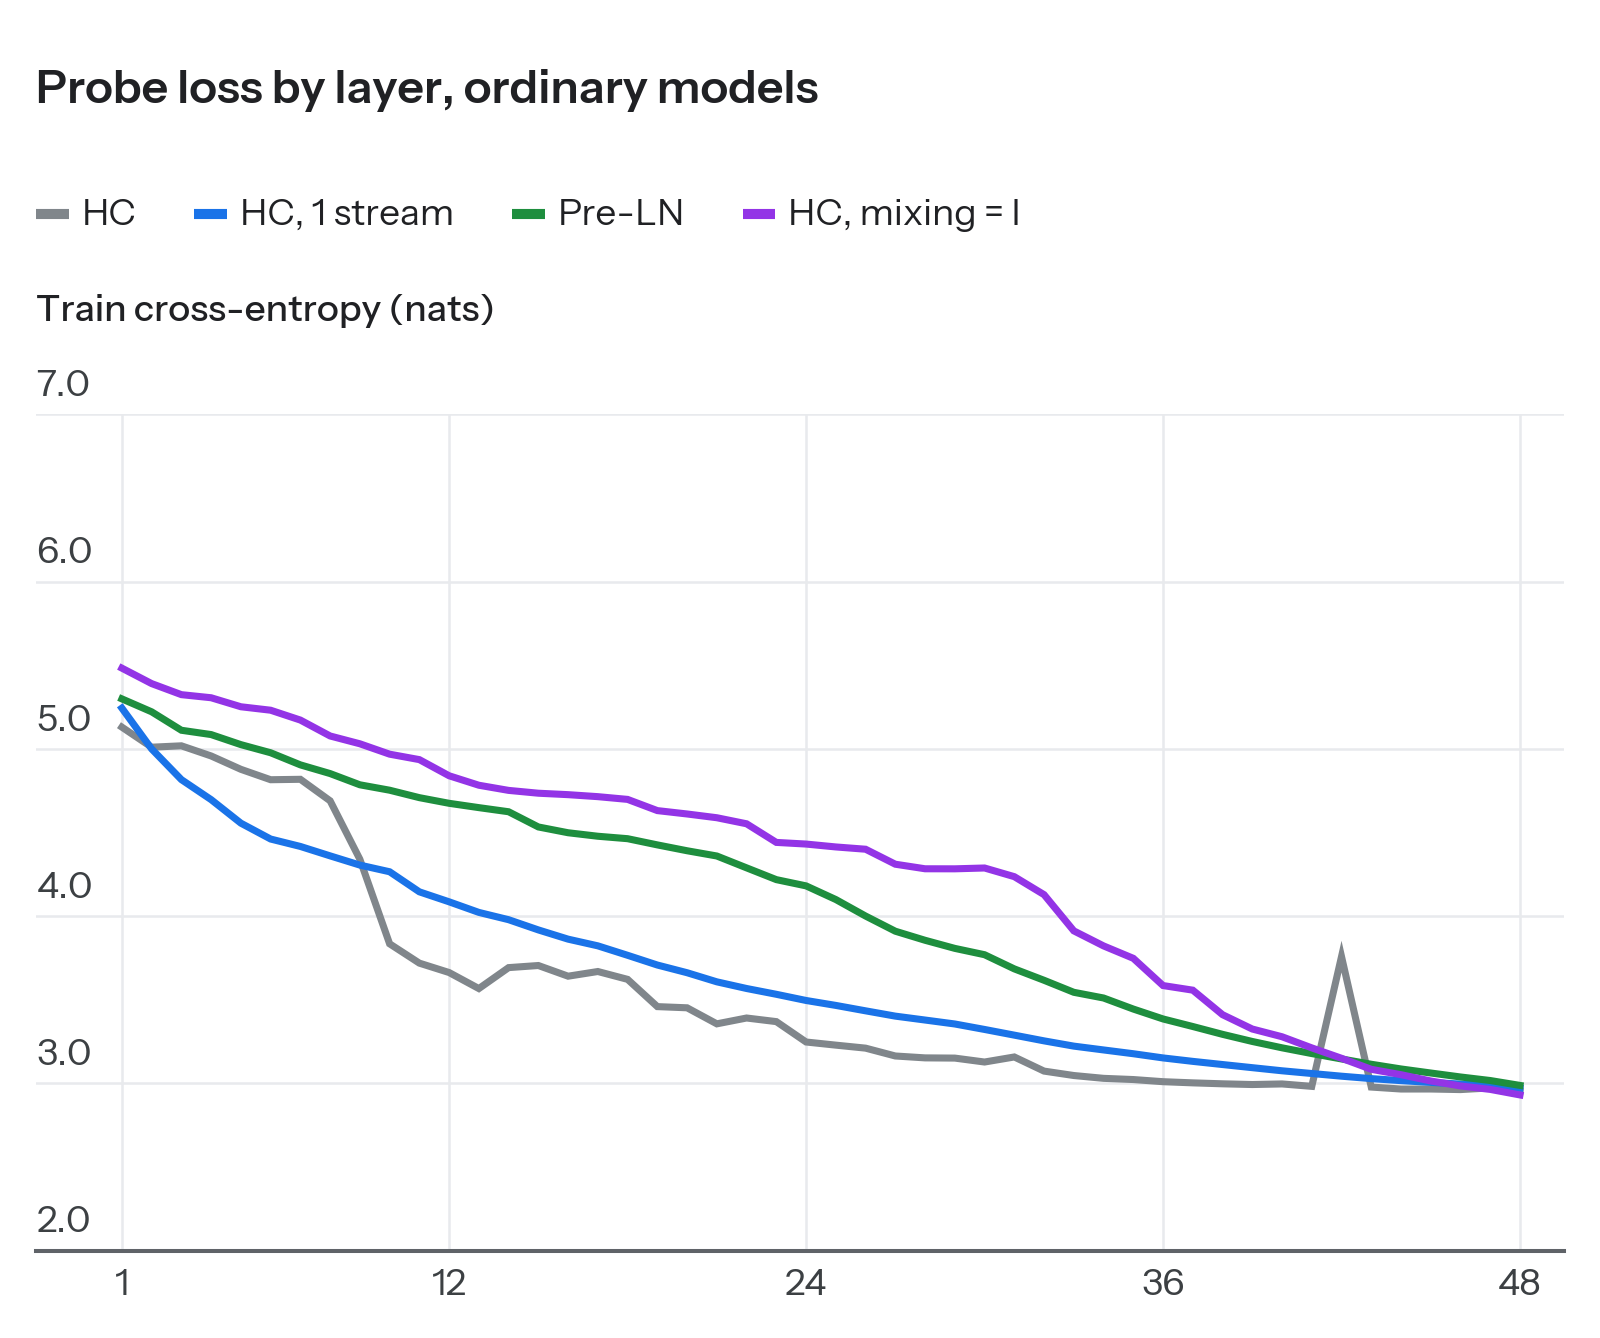

Source code (Python):
"""Candidate blog figure: same last layer, different middle. Status figure for the owner; not a page figure.

Data: ../../pls_blog/d48g4.npz (W&B train/pls/L{k}, final = mean of the last 50 logged steps; ordinary models, finished runs: the backbone trains on the last layer's loss only, the probes read every layer).
Plotted: final train cross-entropy of each layer's probe by layer, 48 layers, width 512.
Output: hc_profile_1104.{pdf,png}."""
from pathlib import Path

import numpy as np
from style import *

HERE = Path(__file__).parent
apply_style()
Z = np.load(HERE.parents[1] / "pls_blog/d48g4.npz", allow_pickle=True)
PUR, GRN, RED = tone("purple", 600), tone("green", 600), tone("red", 600)
S = [("HC", "-sep-bbfrozen-ahc-fa4thd-vs-d48", GREY), ("HC, 1 stream", "-sep-bbfrozen-ahc-hcs1-vs-d48", BLUE), ("Pre-LN", "-sep-bbfrozen-apreln-fa4thd-vs-d48", GRN), ("HC, mixing = I", "-sep-bbfrozen-ahc-hcid-fa4thd-vs-d48", PUR)]
fig, axes = canvas(1, 1, width=WIDTH_POST, panel_height=2.3, title="Probe loss by layer, ordinary models", legend=[(n, c) for n, _, c in S], quantity="Train cross-entropy (nats)", title_pt=9.2, tick_pt=7.35, side=0.10)
a = np.ravel(axes)[0]
x = np.arange(1, 49)
for n, t, c in S:
    a.plot(x, Z[t + "/final"], color=c, lw=1.4)
    print(n, "L12", round(float(Z[t + "/final"][11]), 3), "L24", round(float(Z[t + "/final"][23]), 3), "L36", round(float(Z[t + "/final"][35]), 3), "L48", round(float(Z[t + "/final"][47]), 3))
nice_y(a, 2.9, 5.5, fmt="{:.1f}")
a.set_xlim(1, 48)
a.set_xticks([1, 12, 24, 36, 48])
room(a)
save(fig, HERE / "hc_profile_1104")
